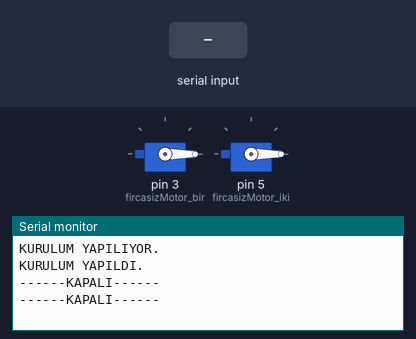
Bench run of a sketch on a simulated Arduino Uno, built with avr-gcc and run on an emulated ATmega328P. On the bench: 2 × servo, the last lines printed to the serial monitor. The test bench sets the inputs (shaded band).

Above: at 1.2 s.
1.3 s: "90,45\n" received over Serial
At 2.8 s:
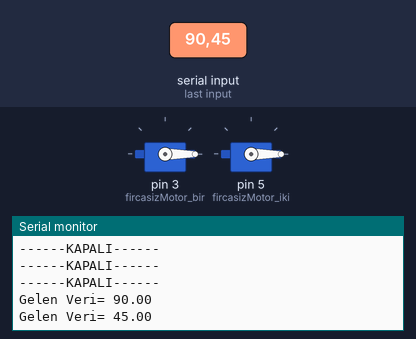
3.5 s: "200\n" received over Serial
At 4.9 s:
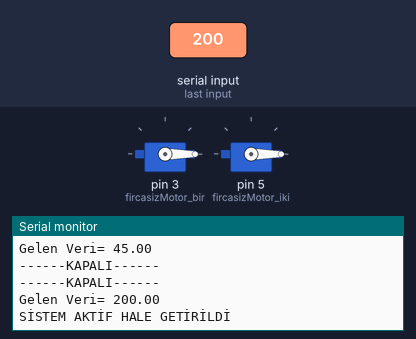
6.5 s: "300\n" received over Serial
At 7.6 s:
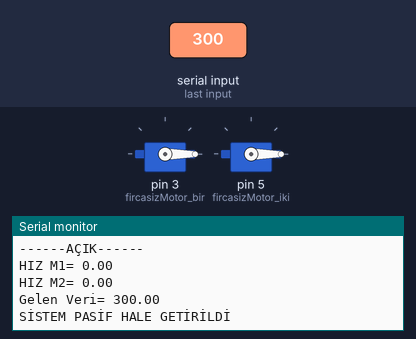
Timing chart, 0 to 9.5 s (numbered marks = the images above; inputs shaded):
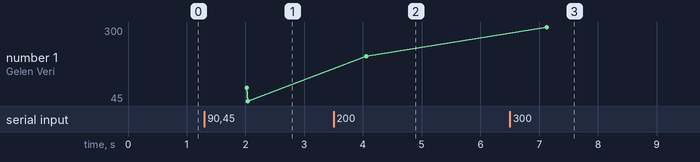

Measured:
- after the input at 1.3 s, the serial monitor: prints a new line after 0.72 s (image 1)
- after the input at 3.5 s, the serial monitor: prints a new line after 0.55 s (image 2)
- after the input at 6.5 s, the serial monitor: prints a new line after 0.63 s (image 3)
- plotted number 1: 45 → 200 after the input at 3.5 s, 200 → 300 after the input at 6.5 s

The sketch:

otg_cift_motor_kontrol.ino
```cpp
#include <Servo.h>

Servo fircasizMotor_bir;
Servo fircasizMotor_iki;

float MotorHIZI1 = 0, MotorHIZI2 = 0, gelen_veri = 0;

bool kullanici_kapatti = true, m1_degeri_geldi = false, m2_degeri_geldi = false;

void setup(){
  Serial.begin(9600);
  Serial.println("KURULUM YAPILIYOR.");

  fircasizMotor_bir.attach(3);
  fircasizMotor_iki.attach(5);

  Serial.println("KURULUM YAPILDI.");
}

void loop(){

  if(!kullanici_kapatti)
  {
    Serial.println("------AÇIK------");
    Serial.print("HIZ M1= ");
    Serial.println(MotorHIZI1);
    Serial.print("HIZ M2= ");
    Serial.println(MotorHIZI2);

    fircasizMotor_bir.write(MotorHIZI1);
    fircasizMotor_iki.write(MotorHIZI2);

    delay(15);
  }
  else if(kullanici_kapatti)
  {
    Serial.println("------KAPALI------");
    fircasizMotor_bir.write(0);
    fircasizMotor_iki.write(0);
  }

  veri_alma();

  delay(1000);

}

void veri_alma()
{
  while (Serial.available()>1)
  {
    delay(15);
    gelen_veri = Serial.parseFloat();
    Serial.print("Gelen Veri= ");
    Serial.println(gelen_veri);

    if (gelen_veri == 200.00)
    {
      Serial.println("SİSTEM AKTİF HALE GETİRİLDİ");
      MotorHIZI1 = 0;
      MotorHIZI2 = 0;
      kullanici_kapatti = false;
    }
    else if (gelen_veri == 300.00)
    {
      Serial.println("SİSTEM PASİF HALE GETİRİLDİ");
      MotorHIZI1 = 0;
      MotorHIZI2 = 0;
      kullanici_kapatti = true;
    }
    else if(m1_degeri_geldi)
    {
      m1_degeri_geldi = false;
      MotorHIZI1 = gelen_veri;
    }
    else if(m2_degeri_geldi)
    {
      m2_degeri_geldi = false;
      MotorHIZI2 = gelen_veri;
    }
    else if(gelen_veri == 555.00 && !m1_degeri_geldi)
    {
      m1_degeri_geldi = true;
    }
    else if(gelen_veri == 666.00 && !m2_degeri_geldi)
    {
      m2_degeri_geldi = true;
    }
  }
}
```
